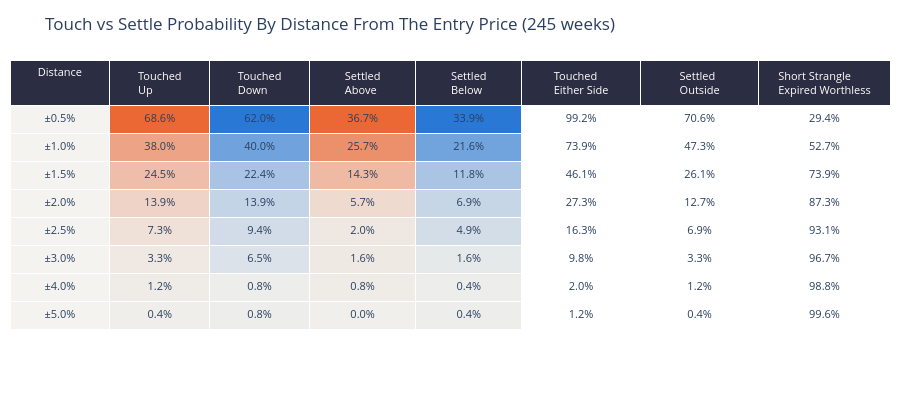
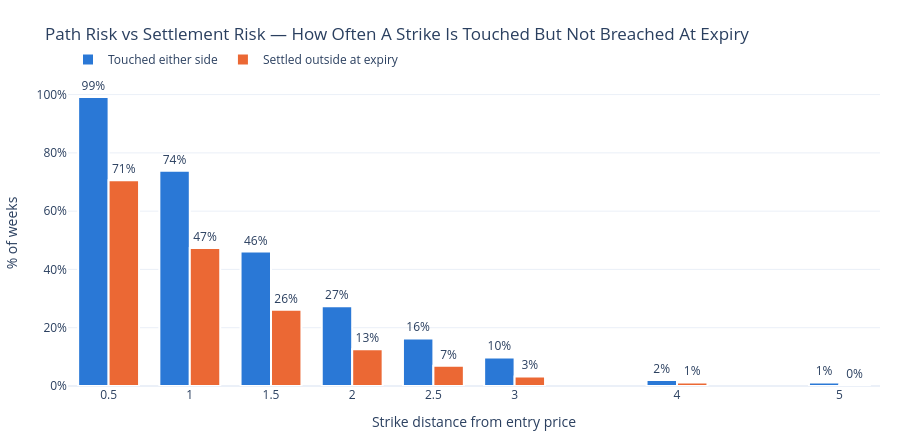

Source (notebook cell) for these figures, in order:
### Markdown cell above
## Touched vs Settled — The Option Seller's Ladder

For each distance from the entry price, two very different probabilities:

- **Touched** — the index traded through that level at *some* hour during the week. This is what stops out a delta-hedged or stop-managed short.
- **Settled beyond** — the index was still past that level at expiry. This is what actually pays out on a held short.

The gap between the two columns is the premium a seller keeps for sitting through the noise; it is also the share of weeks where a stop-loss would have paid out on a strike that ultimately expired worthless. Hourly candles are what make the *touched* column trustworthy.

### Code cell
n_weeks = len(moves)
ladder = pd.DataFrame({"distance_pct": STRIKE_DISTANCES})
ladder["touch_up"] = [(moves["max_up_pct"] >= d).mean() * 100 for d in STRIKE_DISTANCES]
ladder["touch_down"] = [(moves["max_down_pct"] <= -d).mean() * 100 for d in STRIKE_DISTANCES]
ladder["settle_above"] = [(moves["expiry_move_pct"] >= d).mean() * 100 for d in STRIKE_DISTANCES]
ladder["settle_below"] = [(moves["expiry_move_pct"] <= -d).mean() * 100 for d in STRIKE_DISTANCES]
ladder["touched_either"] = [
    ((moves["max_up_pct"] >= d) | (moves["max_down_pct"] <= -d)).mean() * 100 for d in STRIKE_DISTANCES
]
ladder["settled_outside"] = [(moves["expiry_move_pct"].abs() >= d).mean() * 100 for d in STRIKE_DISTANCES]
ladder["strangle_survived"] = 100 - ladder["settled_outside"]

fig = go.Figure(
    data=[
        go.Table(
            columnwidth=[80, 80, 80, 85, 85, 95, 95, 105],
            header=dict(
                values=[
                    "Distance", "Touched<br>Up", "Touched<br>Down", "Settled<br>Above",
                    "Settled<br>Below", "Touched<br>Either Side", "Settled<br>Outside",
                    "Short Strangle<br>Expired Worthless",
                ],
                fill_color=HEADER_FILL,
                font=dict(color="white", size=11),
                align="center",
                height=44,
            ),
            cells=dict(
                values=[
                    ladder["distance_pct"].map("±{:.1f}%".format),
                    ladder["touch_up"].map("{:.1f}%".format),
                    ladder["touch_down"].map("{:.1f}%".format),
                    ladder["settle_above"].map("{:.1f}%".format),
                    ladder["settle_below"].map("{:.1f}%".format),
                    ladder["touched_either"].map("{:.1f}%".format),
                    ladder["settled_outside"].map("{:.1f}%".format),
                    ladder["strangle_survived"].map("{:.1f}%".format),
                ],
                fill_color=[
                    ["#f4f3f0"] * len(ladder),
                    shade(ladder["touch_up"], UP_COLOR),
                    shade(ladder["touch_down"], DOWN_COLOR),
                    shade(ladder["settle_above"], UP_COLOR),
                    shade(ladder["settle_below"], DOWN_COLOR),
                    ["white"] * len(ladder),
                    ["white"] * len(ladder),
                    ["white"] * len(ladder),
                ],
                align="center",
                height=28,
                font=dict(size=11),
            ),
        )
    ]
)
fig.update_layout(
    title=f"Touch vs Settle Probability By Distance From The Entry Price ({n_weeks} weeks)",
    height=120 + 28 * len(ladder) + 60,
    margin=dict(t=60, b=10, l=10, r=10),
)
fig.show()

bars = go.Figure()
bars.add_trace(
    go.Bar(
        x=ladder["distance_pct"], y=ladder["touched_either"], name="Touched either side",
        marker_color=SERIES_HEX[0], marker_line=dict(color="white", width=2),
        text=ladder["touched_either"].map("{:.0f}%".format), textposition="outside",
    )
)
bars.add_trace(
    go.Bar(
        x=ladder["distance_pct"], y=ladder["settled_outside"], name="Settled outside at expiry",
        marker_color=SERIES_HEX[1], marker_line=dict(color="white", width=2),
        text=ladder["settled_outside"].map("{:.0f}%".format), textposition="outside",
    )
)
bars.update_layout(
    title="Path Risk vs Settlement Risk — How Often A Strike Is Touched But Not Breached At Expiry",
    barmode="group",
    bargap=0.25,
    template="plotly_white",
    height=440,
    hovermode="x unified",
    legend=dict(orientation="h", yanchor="bottom", y=1.02, xanchor="left", x=0),
    margin=dict(t=80, b=50, l=60, r=20),
)
bars.update_xaxes(title_text="Strike distance from entry price", ticksuffix="%", tickvals=STRIKE_DISTANCES)
bars.update_yaxes(title_text="% of weeks", ticksuffix="%", range=[0, 105])
bars.show()

### Figure 1 — Plotly figure (JSON) as saved in the notebook; plotly's stock layout.template omitted (floating-point values rounded to 4 significant figures)
{"data": [{"cells": {"align": "center", "fill": {"color": [["#f4f3f0", "#f4f3f0", "#f4f3f0", "#f4f3f0", "#f4f3f0", "#f4f3f0", "#f4f3f0", "#f4f3f0"], ["rgb(235,104,52)", "rgb(237,164,134)", "rgb(238,190,170)", "rgb(238,211,198)", "rgb(239,224,216)", "rgb(239,232,227)", "rgb(239,236,232)", "rgb(239,238,234)"], ["rgb(42,120,214)", "rgb(112,162,221)", "rgb(168,195,228)", "rgb(195,212,231)", "rgb(210,220,232)", "rgb(219,226,233)", "rgb(237,237,235)", "rgb(237,237,235)"], ["rgb(235,104,52)", "rgb(236,144,107)", "rgb(238,186,164)", "rgb(239,218,207)", "rgb(239,231,225)", "rgb(239,233,227)", "rgb(239,236,231)", "rgb(240,239,236)"], ["rgb(42,120,214)", "rgb(113,163,221)", "rgb(170,197,228)", "rgb(199,214,231)", "rgb(211,221,232)", "rgb(230,233,234)", "rgb(237,237,235)", "rgb(237,237,235)"], ["white", "white", "white", "white", "white", "white", "white", "white"], ["white", "white", "white", "white", "white", "white", "white", "white"], ["white", "white", "white", "white", "white", "white", "white", "white"]]}, "font": {"size": 11}, "height": 28, "values": [["±0.5%", "±1.0%", "±1.5%", "±2.0%", "±2.5%", "±3.0%", "±4.0%", "±5.0%"], ["68.6%", "38.0%", "24.5%", "13.9%", "7.3%", "3.3%", "1.2%", "0.4%"], ["62.0%", "40.0%", "22.4%", "13.9%", "9.4%", "6.5%", "0.8%", "0.8%"], ["36.7%", "25.7%", "14.3%", "5.7%", "2.0%", "1.6%", "0.8%", "0.0%"], ["33.9%", "21.6%", "11.8%", "6.9%", "4.9%", "1.6%", "0.4%", "0.4%"], ["99.2%", "73.9%", "46.1%", "27.3%", "16.3%", "9.8%", "2.0%", "1.2%"], ["70.6%", "47.3%", "26.1%", "12.7%", "6.9%", "3.3%", "1.2%", "0.4%"], ["29.4%", "52.7%", "73.9%", "87.3%", "93.1%", "96.7%", "98.8%", "99.6%"]]}, "columnwidth": [80, 80, 80, 85, 85, 95, 95, 105], "header": {"align": "center", "fill": {"color": "#2b2d42"}, "font": {"color": "white", "size": 11}, "height": 44, "values": ["Distance", "Touched<br>Up", "Touched<br>Down", "Settled<br>Above", "Settled<br>Below", "Touched<br>Either Side", "Settled<br>Outside", "Short Strangle<br>Expired Worthless"]}, "type": "table"}], "layout": {"height": 404, "margin": {"b": 10, "l": 10, "r": 10, "t": 60}, "title": {"text": "Touch vs Settle Probability By Distance From The Entry Price (245 weeks)"}}}

### Figure 2 — Plotly figure (JSON) as saved in the notebook; plotly's stock layout.template omitted (floating-point values rounded to 4 significant figures)
{"data": [{"marker": {"color": "#2a78d6", "line": {"color": "white", "width": 2}}, "name": "Touched either side", "text": ["99%", "74%", "46%", "27%", "16%", "10%", "2%", "1%"], "textposition": "outside", "type": "bar", "x": [0.5, 1.0, 1.5, 2.0, 2.5, 3.0, 4.0, 5.0], "y": [99.18, 73.88, 46.12, 27.35, 16.33, 9.796, 2.041, 1.224]}, {"marker": {"color": "#eb6834", "line": {"color": "white", "width": 2}}, "name": "Settled outside at expiry", "text": ["71%", "47%", "26%", "13%", "7%", "3%", "1%", "0%"], "textposition": "outside", "type": "bar", "x": [0.5, 1.0, 1.5, 2.0, 2.5, 3.0, 4.0, 5.0], "y": [70.61, 47.35, 26.12, 12.65, 6.939, 3.265, 1.224, 0.4082]}], "layout": {"bargap": 0.25, "barmode": "group", "height": 440, "hovermode": "x unified", "legend": {"orientation": "h", "x": 0, "xanchor": "left", "y": 1.02, "yanchor": "bottom"}, "margin": {"b": 50, "l": 60, "r": 20, "t": 80}, "title": {"text": "Path Risk vs Settlement Risk — How Often A Strike Is Touched But Not Breached At Expiry"}, "xaxis": {"ticksuffix": "%", "tickvals": [0.5, 1, 1.5, 2, 2.5, 3, 4, 5], "title": {"text": "Strike distance from entry price"}}, "yaxis": {"range": [0, 105], "ticksuffix": "%", "title": {"text": "% of weeks"}}}}
